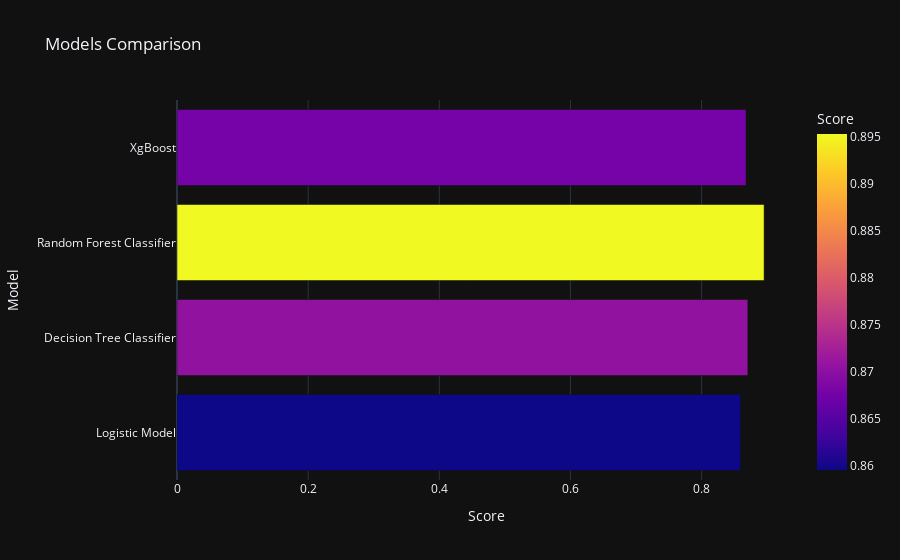

The code cell stored with this chart in its notebook:
### Code cell
px.bar(data_frame = models_df, x = 'Score', y = 'Model', color = 'Score', template = 'plotly_dark', title = 'Models Comparison')

### Figure 1 — Plotly figure (JSON) as saved in the notebook; plotly's stock layout.template omitted (floating-point values rounded to 4 significant figures)
{"data": [{"alignmentgroup": "True", "hovertemplate": "Score=%{marker.color}<br>Model=%{y}<extra></extra>", "legendgroup": "", "marker": {"color": [0.8595, 0.8705, 0.8953, 0.8678], "coloraxis": "coloraxis", "pattern": {"shape": ""}}, "name": "", "offsetgroup": "", "orientation": "h", "showlegend": false, "textposition": "auto", "type": "bar", "x": [0.8595, 0.8705, 0.8953, 0.8678], "xaxis": "x", "y": ["Logistic Model", "Decision Tree Classifier", "Random Forest Classifier", "XgBoost"], "yaxis": "y"}], "layout": {"barmode": "relative", "coloraxis": {"colorbar": {"title": {"text": "Score"}}, "colorscale": [[0, "#0d0887"], [0.1111, "#46039f"], [0.2222, "#7201a8"], [0.3333, "#9c179e"], [0.4444, "#bd3786"], [0.5556, "#d8576b"], [0.6667, "#ed7953"], [0.7778, "#fb9f3a"], [0.8889, "#fdca26"], [1, "#f0f921"]]}, "legend": {"tracegroupgap": 0}, "title": {"text": "Models Comparison"}, "xaxis": {"anchor": "y", "domain": [0, 1], "title": {"text": "Score"}}, "yaxis": {"anchor": "x", "domain": [0, 1], "title": {"text": "Model"}}}}
